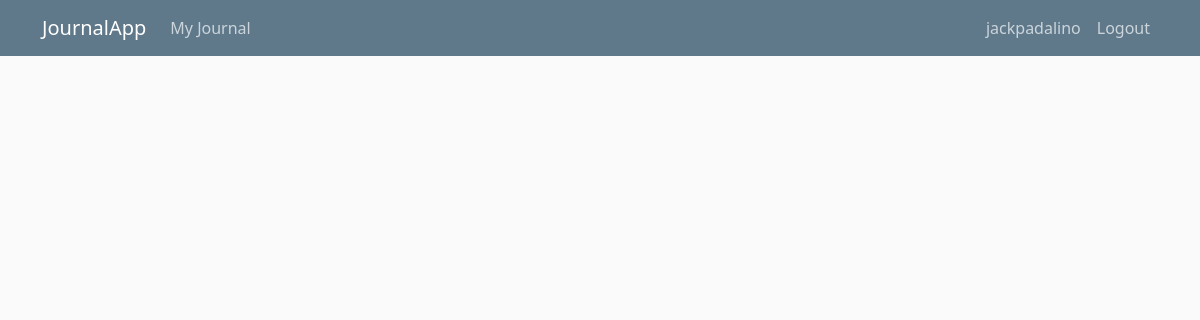
Before: /users/journal/ (signed in) with the older database file.
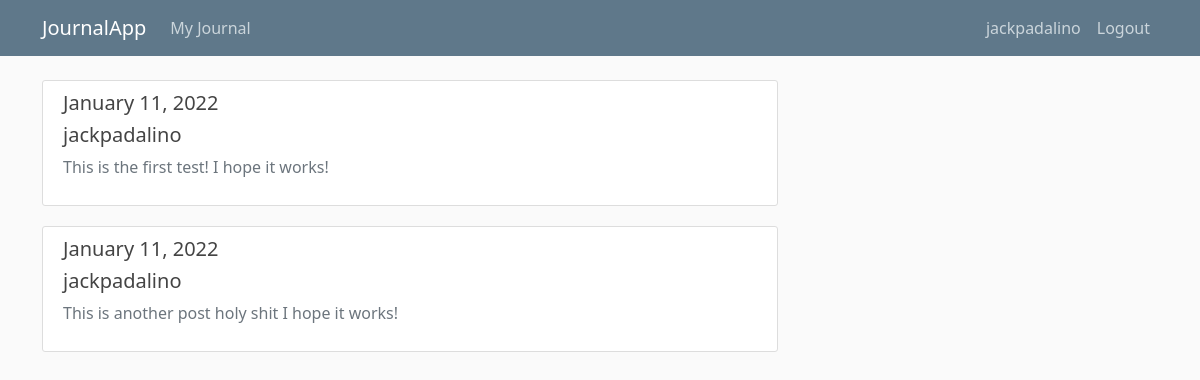
After: the same page with the newer database file.
### users/models.py (models this page shows, shortened)
class Entry(models.Model):
    title = models.CharField(max_length=100)
    content = models.TextField()
    date_posted = models.DateTimeField(default=timezone.now)
    author = models.ForeignKey(User,on_delete=models.CASCADE)

### users/views.py (the view)
# urls.py: path('',include('journal.urls')),
@login_required
def journal(request):
    user = request.user
    context = {
        'title':'My Journal',
        'entries':Entry.objects.filter(author=user)
    }
    return render(request,'users/journal.html',context)

### users/templates/users/journal.html
{% extends "journal/base.html" %}
{% block content %}
{% for entry in entries %}
        <div class="content-section">
            <div class="media">
                <div class="media-body">
                    <h5>{{ entry.date_posted|date:"F d, Y" }}</h5>
                    <h5>{{ entry.author }}</h5>
                    <p class="text-secondary">{{ entry.content }}</p>
                </div>
            </div>
        </div>
{% endfor %}
{% endblock content %}

### journal/templates/journal/base.html (shortened to what this page needs)
{% load static %}
<!DOCTYPE html>
<html>
<head>
    <link href="https://cdn.jsdelivr.net/npm/bootstrap@5.1.3/dist/css/bootstrap.min.css" rel="stylesheet">
    <link rel='stylesheet' type='text/css' href="{% static 'journal/main.css' %}">
</head>
<body>
    <header class="site-header">
        <nav class="navbar navbar-expand-md navbar-dark bg-steel fixed-top">
            <div class="container">
                <a class="navbar-brand mr-4" href="{% url 'journalhome' %}">JournalApp</a>
                <div class="collapse navbar-collapse" id="navbarToggle">
                    <div class="navbar-nav mr-auto">
                        {% if user.is_authenticated %}
                            <a class="nav-item nav-link" href="{% url 'journal' %}">My Journal</a>
                        {% else %}
                            <span></span>
                        {% endif %}
                    </div>
                </div>
                <div class="collapse navbar-collapse justify-content-end" id="navbarToggle">
                    <div class="navbar-nav">
                        {% if user.is_authenticated %}
                            <a class="nav-item nav-link" href="{% url 'profile' %}">{{ user.username }}</a>
                            <a class="nav-item nav-link" href="{% url 'logout' %}">Logout</a>
                        {% else %}
                            <a class="nav-item nav-link" href="{% url 'login' %}">Login</a>
                            <a class="nav-item nav-link" href="{% url 'register' %}">Register</a>
                        {% endif %}
                    </div>
                </div>
            </div>
        </nav>
    </header>
    <main role="main" class="container">
        <div class="row">
            <div class="col-md-8">
                {% block content %}{% endblock %}
            </div>
        </div>
    </main>
</body>
</html>

### journal/static/journal/main.css (style rules this page uses)
body { background: #fafafa; color: #333333; margin-top: 5rem; }
h1, h2, h3, h4, h5, h6 { color: #444444; }
.bg-steel { background-color: #5f788a; }
.site-header .navbar-nav .nav-link { color: #cbd5db; }
.content-section { background: #ffffff; padding: 10px 20px; border: 1px solid #dddddd; border-radius: 3px; margin-bottom: 20px; }

Changed rows visible on the page:
added Entry: date_posted "January 11, 2022", author "jackpadalino", content "This is the first test! I hope it works!"
added Entry: date_posted "January 11, 2022", author "jackpadalino", content "This is another post holy shit I hope it works!"
